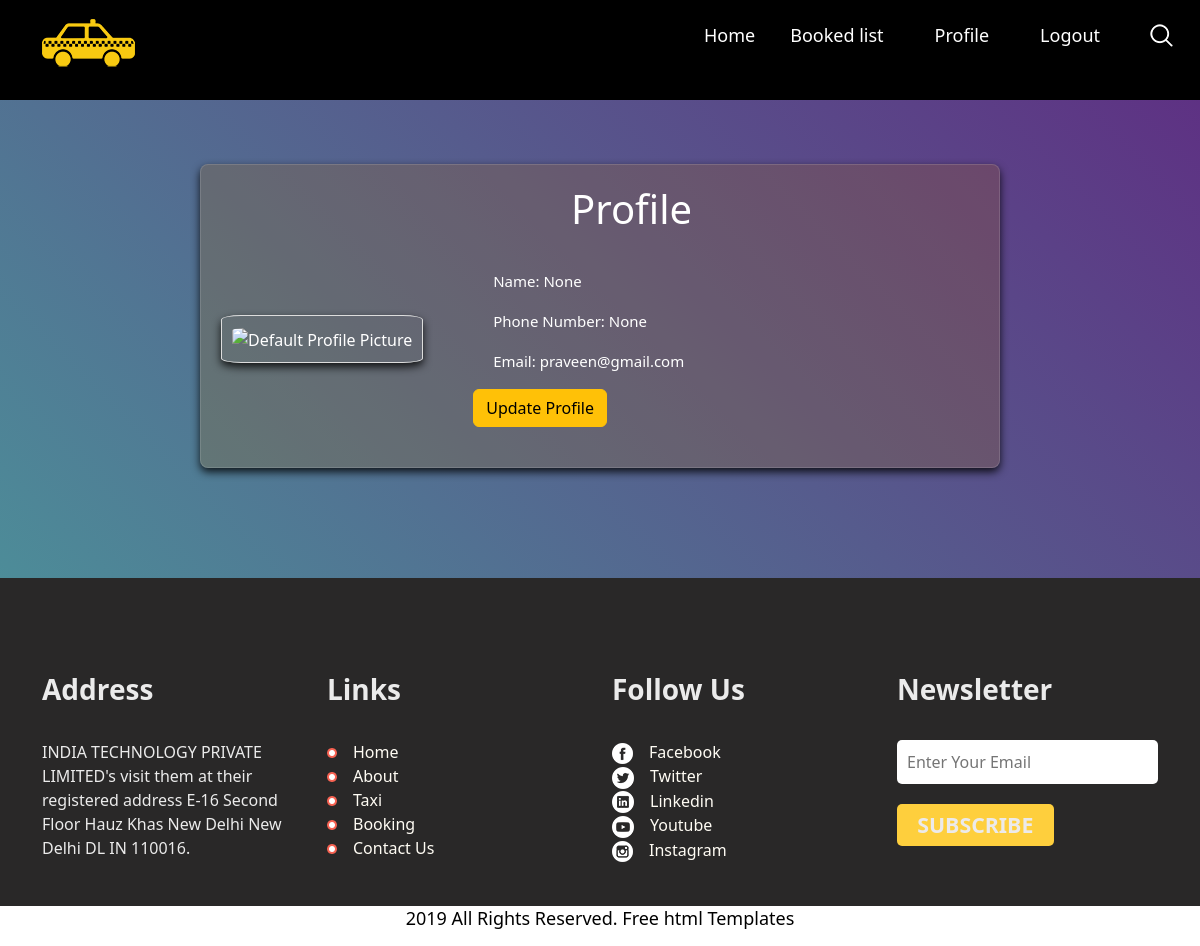
/profile (signed in), run on the app's committed database.
### app/models.py (models this page shows, shortened)
class add_profile(models.Model):
    user = models.ForeignKey(User, on_delete=models.CASCADE)
    name = models.CharField(max_length=25, null=True, blank=True)
    phone_number = models.CharField(max_length=15, null=True, blank=True)
    profileimg = models.ImageField(upload_to='profiles', null=True, blank=True)
    vehicle_name = models.CharField(max_length=25, null=True, blank=True)
    vehicle_number = models.CharField(max_length=15, null=True, blank=True)
    vehicle_img = models.ImageField(upload_to='profiles', null=True, blank=True)
    new_field = models.CharField(max_length=50, null=True, blank=True)  # New field

### app/views.py (the view)
# urls.py: path("profile", views.profile, name='profile'),
def profile(request):
    user_profile, created_user_profile = Profile.objects.get_or_create(user=request.user)
    additional_profiles = add_profile.objects.filter(user=request.user)
    return render(request, "profile.html", {'user_profile': user_profile, 'additional_profiles': additional_profiles, 'user_id': user_profile.user_id})

### templates/profile.html (shortened to what this page needs)
{% extends "base.html" %}
{% block content %}
{% load static %}
<br><br><br><br><br><br>
<div class="profile-card">
    <h1 style="margin-left:350px; color: #ffffff;">Profile</h1>
  <div class="profile-container">
    <div class="profile-image">
      {% if additional_profiles %}
        {% with additional_profile=additional_profiles.0 %}
          {% if additional_profile.profileimg %}
            <img src="{{ additional_profile.profileimg.url }}" alt="Profile Picture" class="small-image">
          {% else %}
            <img src="{% static 'images/default_profile_image.png' %}" alt="Default Profile Picture" class="small-image">
          {% endif %}
        {% endwith %}
      {% else %}
        <img src="{% static 'images/default_profile_image.png' %}" alt="Default Profile Picture" class="small-image" >
      {% endif %}
    </div>
    <div class="profile-info">
      <h2>{{ profile.user.username }}</h2>
      {% if additional_profiles %}
        {% with additional_profile=additional_profiles.0 %}
          <p>Name: {{ additional_profile.name }}</p>
          <p>Phone Number: {{ additional_profile.phone_number }}</p>
          {% if additional_profile.user.email %}
            <p>Email: {{ additional_profile.user.email }}</p>
          {% endif %}
        {% endwith %}
      {% endif %}
      <a href="{% url 'update_profile' user_id %}" class="btn btn-warning mx-10">Update Profile</a>
    </div>
  </div>
</div>
{% endblock %}

### static/user/css/style.css (style rules this page uses)
* { box-sizing: border-box !important; transition: ease all 0.5s; }
html { scroll-behavior: smooth; }
body { color: #666666; font-size: 14px; font-family:Times; line-height: 1.80857; font-weight: normal; overflow-x: hidden; }
a { color: #1f1f1f; text-decoration: none !important; outline: none !important; -webkit-transition: all .3s ease-in-out; -moz-transition: all .3s ease-in-out; -ms-transition: all .3s ease-in-out; -o-transition: all .3s ease-in-out; transition: all .3s ease-in-out; }
h1, h2, h3, h4, h5, h6 { letter-spacing: 0; font-weight: normal; position: relative; padding: 0 0 10px 0; font-weight: normal; line-height: normal; color: #111111; margin: 0 }
h1 { font-size: 24px }
h2 { font-size: 22px }
*, *::after, *::before { -webkit-box-sizing: border-box; -moz-box-sizing: border-box; box-sizing: border-box; }
p { margin: 20px; font-weight: 300; font-size: 15px; line-height: 24px; }
a { color: #222222; text-decoration: none; outline: none !important; }
a, .btn { text-decoration: none !important; outline: none !important; -webkit-transition: all .3s ease-in-out; -moz-transition: all .3s ease-in-out; -ms-transition: all .3s ease-in-out; -o-transition: all .3s ease-in-out; transition: all .3s ease-in-out; }
img { max-width: 100%; height: auto; }

### templates/base.html (style rules this page uses)
body { background: linear-gradient(45deg, #49a09d, #5f2c82); }

### templates/profile.html (style rules this page uses)
.profile-card { border: 1px solid #dddddd2b; padding: 20px; margin: 20px auto; border-radius: 8px; box-shadow: 0 4px 8px rgba(0, 0, 0, 0.833); width: 800px; background-color: rgba(166, 100, 8, 0.208); color: #ffffff; }
.profile-container { display: flex; align-items: center; margin-bottom: 20px; }
.profile-image { margin-right: 50px; padding: 10px; border: 1px solid #ddd; border-radius: 10%; overflow: hidden; box-shadow: 0 4px 8px rgba(0, 0, 0, 0.833); }
img { max-width: 100%; height: auto; border-radius: 10%; }
.small-image { max-width: 245px; max-height: 500px; }
.profile-info { flex-grow: 1; }

### data on the page
add_profile: name "None", phone_number "None", user.email "praveen@gmail.com"
